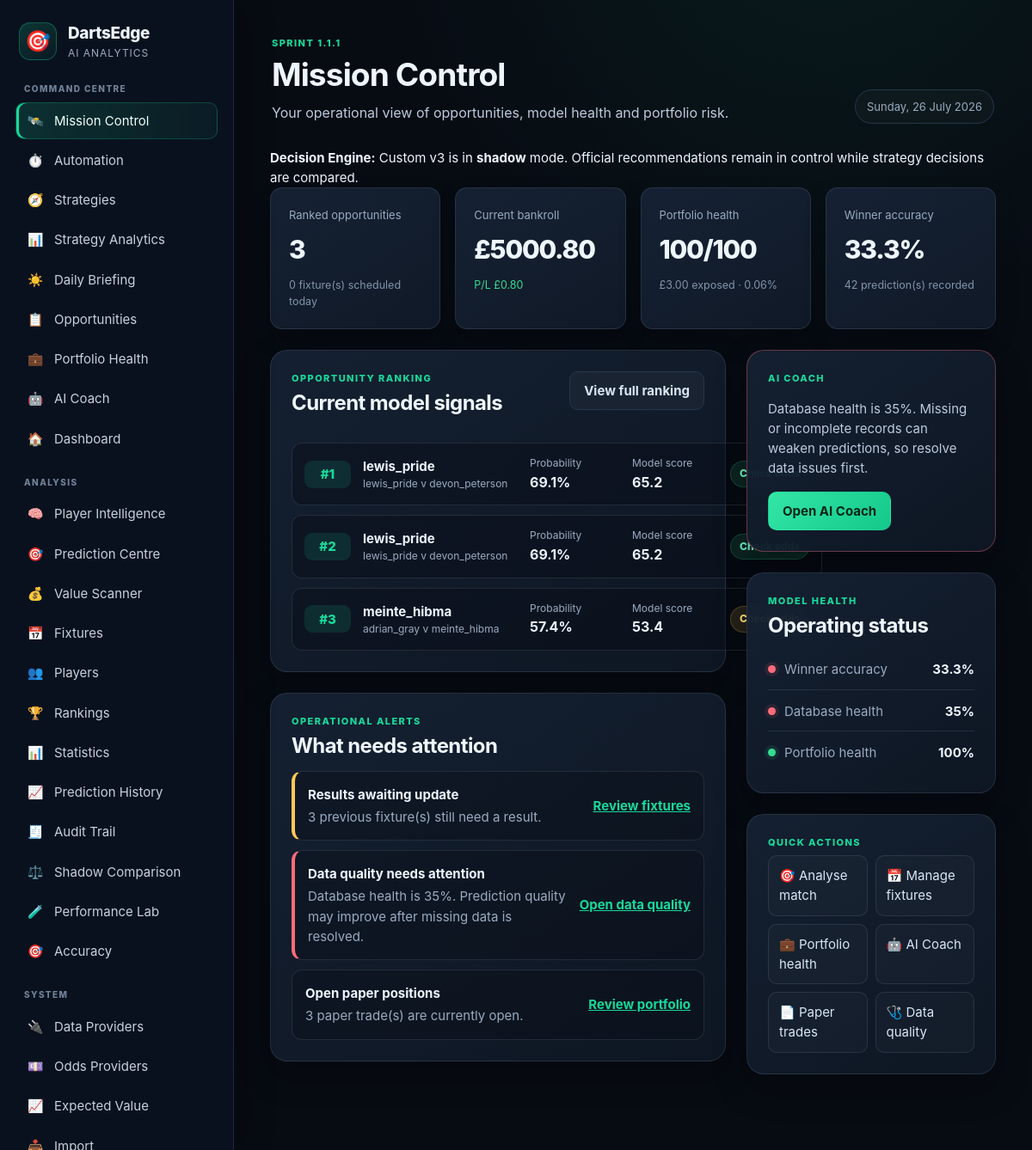
The app's page /mission-control with its own data.
### app/models/strategy_profile.py (models this page shows)
class StrategyProfile(Base):
    __tablename__ = "strategy_profiles"
    __table_args__ = (UniqueConstraint("strategy_uuid", "version", name="uq_strategy_uuid_version"),)
    id = Column(Integer, primary_key=True, index=True)
    strategy_uuid = Column(String(36), nullable=False, default=lambda: str(uuid.uuid4()), index=True)
    name = Column(String(100), nullable=False)
    description = Column(String(500), nullable=False, default="")
    version = Column(Integer, nullable=False, default=1)
    rules_json = Column(Text, nullable=False, default="{}")
    is_active = Column(Boolean, nullable=False, default=False)
    is_enabled = Column(Boolean, nullable=False, default=True)
    is_system = Column(Boolean, nullable=False, default=False)
    created_at = Column(DateTime, nullable=False, default=datetime.utcnow)
    updated_at = Column(DateTime, nullable=False, default=datetime.utcnow, onupdate=datetime.utcnow)

### app/models/match.py (models this page shows)
class Match(Base):
    __tablename__ = "matches"
    id = Column(Integer, primary_key=True, index=True)
    date = Column(Date)
    tournament = Column(String, default="MODUS")
    stage = Column(String, default="Group")
    match_format = Column(String, default="Best of 7")
    status = Column(String, default="scheduled")
    player_a = Column(String)
    player_b = Column(String)
    winner = Column(String)
    score = Column(String)
    first_180_player = Column(String, nullable=True)
    first_leg_winner = Column(String, nullable=True)

### app/routes/mission_control.py (the view)
@router.get("/mission-control")
def mission_control_page(request: Request):
    db = SessionLocal()
    try:
        mission_control = build_mission_control_data(db)
        return templates.TemplateResponse(
            "mission_control.html",
            {
                "request": request,
                **mission_control,
            },
        )
    finally:
        db.close()

### app/templates/mission_control.html (shortened to what this page needs)
{% extends "base.html" %}
{% block content %}
<section class="mission-hero">
    <div>
        <div class="section-kicker">Sprint 1.1.1</div>
        <h1>Mission Control</h1>
        <p>Your operational view of opportunities, model health and portfolio risk.</p>
    </div>
    <div class="mission-date">{{ mission_control_date.strftime('%A, %d %B %Y') }}</div>
</section>
<div class="alert {{ 'warning' if decision_engine_active else 'info' }}">
  <strong>Decision Engine:</strong> {{ active_strategy.name }} v{{ active_strategy.version }} is in <strong>{{ active_strategy.enforcement_mode }}</strong> mode.
  {% if decision_engine_active %}Strategy rules control effective recommendations.{% else %}Official recommendations remain in control while strategy decisions are compared.{% endif %}
</div>
<section class="mission-kpi-grid">
    <article class="mission-kpi-card">
        <span>Ranked opportunities</span>
        <strong>{{ opportunity_count }}</strong>
        <small>{{ today_fixture_count }} fixture(s) scheduled today</small>
    </article>
    <article class="mission-kpi-card">
        <span>Current bankroll</span>
        <strong>£{{ '%.2f'|format(current_bankroll) }}</strong>
        <small class="{% if total_profit_loss >= 0 %}text-positive{% else %}text-risk{% endif %}">
            P/L £{{ '%.2f'|format(total_profit_loss) }}
        </small>
    </article>
    <article class="mission-kpi-card">
        <span>Portfolio health</span>
        <strong>{{ portfolio_health.health_score }}/100</strong>
        <small>£{{ '%.2f'|format(open_stake) }} exposed · {{ exposure_percent }}%</small>
    </article>
    <article class="mission-kpi-card">
        <span>Winner accuracy</span>
        <strong>{{ winner_accuracy }}%</strong>
        <small>{{ prediction_count }} prediction(s) recorded</small>
    </article>
</section>
<section class="mission-layout">
    <div class="mission-main-column">
        <article class="card mission-panel">
            <div class="section-heading-row">
                <div>
                    <div class="section-kicker">Opportunity ranking</div>
                    <h2>Current model signals</h2>
                </div>
                <a class="secondary-button" href="/opportunities">View full ranking</a>
            </div>
            {% if ranked_opportunities %}
            <div class="mission-opportunity-list">
                {% for opportunity in ranked_opportunities %}
                <div class="mission-opportunity-row">
                    <div class="mission-rank">#{{ opportunity.rank }}</div>
                    <div class="mission-opportunity-match">
                        <strong>{{ opportunity.selection }}</strong>
                        <span>{{ opportunity.player_a }} v {{ opportunity.player_b }}</span>
                    </div>
                    <div class="mission-opportunity-metric">
                        <span>Probability</span>
                        <strong>{{ opportunity.probability }}%</strong>
                    </div>
                    <div class="mission-opportunity-metric">
                        <span>Model score</span>
                        <strong>{{ opportunity.model_score }}</strong>
                    </div>
                    <span class="badge {% if opportunity.stars >= 4 %}badge-success{% elif opportunity.stars >= 3 %}badge-warning{% else %}badge-secondary{% endif %}">
                        {{ opportunity.action }}
                    </span>
                </div>
                {% endfor %}
            </div>
            {% else %}
            <div class="empty-state">
                <p>No opportunities are currently ranked.</p>
                <a class="primary-button" href="/predict-v2">Run a prediction</a>
            </div>
            {% endif %}
        </article>
        <article class="card mission-panel">
            <div class="section-kicker">Operational alerts</div>
            <h2>What needs attention</h2>
            <div class="mission-alert-list">
                {% for alert in alerts %}
                <div class="mission-alert mission-alert-{{ alert.level }}">
                    <div>
                        <strong>{{ alert.title }}</strong>
                        <p>{{ alert.message }}</p>
                    </div>
                    <a href="{{ alert.url }}">{{ alert.action }}</a>
                </div>
                {% endfor %}
            </div>
        </article>
    </div>
    <aside class="mission-side-column">
        <article class="card mission-coach mission-coach-{{ ai_coach.tone }}">
            <div class="section-kicker">AI Coach</div>
            <p>{{ ai_coach.message }}</p>
            <a class="primary-button" href="/ai-coach">Open AI Coach</a>
        </article>
        <article class="card mission-panel">
            <div class="section-kicker">Model health</div>
            <h2>Operating status</h2>
            <div class="mission-health-list">
                {% for item in model_health %}
                <div class="mission-health-row">
                    <span class="mission-status-dot mission-status-{{ item.level }}"></span>
                    <span>{{ item.label }}</span>
                    <strong>{{ item.value }}{% if item.label != 'Portfolio ROI' %}%{% else %}%{% endif %}</strong>
                </div>
                {% endfor %}
            </div>
        </article>
        <article class="card mission-panel">
            <div class="section-kicker">Quick actions</div>
            <div class="mission-actions">
                <a href="/predict-v2">🎯 Analyse match</a>
                <a href="/fixtures">📅 Manage fixtures</a>
                <a href="/portfolio-health">💼 Portfolio health</a>
                <a href="/ai-coach">🤖 AI Coach</a>
                <a href="/paper-trades">📄 Paper trades</a>
                <a href="/data-quality">🩺 Data quality</a>
            </div>
        </article>
    </aside>
</section>
{% endblock %}

### records on screen
StrategyProfile: name "Custom"
Match: rank "1", selection "lewis_pride", player_a "lewis_pride", player_b "devon_peterson", probability "69.1", model_score "65.2", action "Check odds"
Match: rank "2", selection "lewis_pride", player_a "lewis_pride", player_b "devon_peterson", probability "69.1", model_score "65.2", action "Check odds"
Match: rank "3", selection "meinte_hibma", player_a "adrian_gray", player_b "meinte_hibma", probability "57.4", model_score "53.4", action "Check odds"

### other values on screen
{{ mission_control_date.strftime('%A, %d %B %Y') }} "Sunday, 26 July 2026"
{{ active_strategy.version }} "3"
{{ active_strategy.enforcement_mode }} "shadow"
{{ opportunity_count }} "3"
{{ today_fixture_count }} "0"
{{ '%.2f'|format(current_bankroll) }} "5000.80"
{{ '%.2f'|format(total_profit_loss) }} "0.80"
{{ portfolio_health.health_score }} "100"
{{ '%.2f'|format(open_stake) }} "3.00"
{{ exposure_percent }} "0.06"
{{ winner_accuracy }} "33.3"
{{ prediction_count }} "42"
{{ alert.title }} "Results awaiting update" "Data quality needs attention" "Open paper positions"
{{ alert.message }} "3 previous fixture(s) still need a result." "Database health is 35%. Prediction quality may improve after missing data is resolved." "3 paper trade(s) are currently open."
{{ alert.action }} "Review fixtures" "Open data quality" "Review portfolio"
